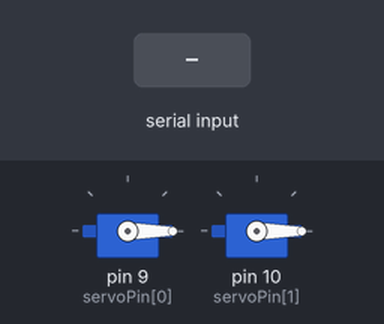
The sketch below on a simulated Arduino Uno, built with avr-gcc and run on an emulated ATmega328P. Parts: 2 × servo. The test bench sets the inputs (shaded band).

Above: at 1.2 s.
1.3 s: "90,45\n" received over Serial
At 2.1 s:
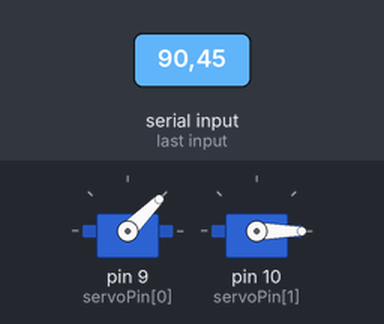
2.8 s: "30,150\n" received over Serial
At 3.8 s:
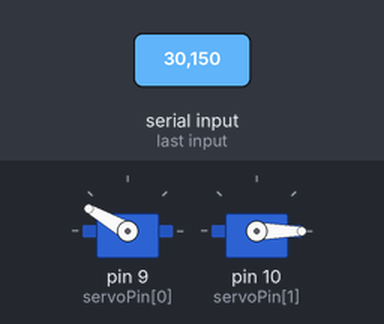
4.3 s: "90\n" received over Serial
At 5.0 s:
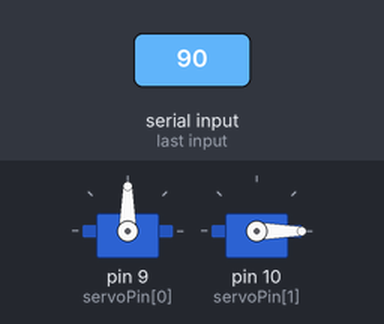
Timing chart, 0 to 7.3 s (numbered marks = the images above; inputs shaded):
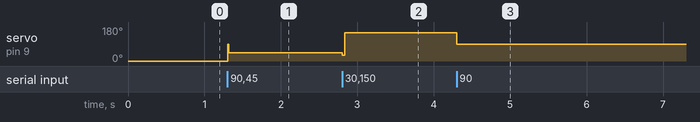

Measured:
- after the input at 1.3 s, servo on pin 9 (servoPin[0]): 0° → 45° at once
- after the input at 2.8 s, servo on pin 9 (servoPin[0]): 45° → 150° at once
- after the input at 4.3 s, servo on pin 9 (servoPin[0]): 150° → 90° at once

The sketch:

servo_serial.ino
```cpp
#include <Servo.h>

// Arduino pins
// Servos
const int servoPin [2] = {9, 10};

Servo servos [2];

// Servo degrees read from Serial
int degs [2];

// Temp variables for Serial read
char inData[32];
bool isRead = false;
int index = 0;

void setup() {
  // Initialize Servos
  for (int i = 0; i < 2; ++i) {
    servos[i].attach(servoPin[i]);
  }
  // Open Serial
  Serial.begin(9600);
}

void loop() {
  // Read from Serial
  readSerialStr(degs, 2);

  // Wrtie degrees to servos
  for (int i = 0; i < 2; ++i) {
    servos[i].write(degs[i]);
  }

  // waits for the servo to get there
  delay(15);
}

void readSerialStr(int data [], int size) {
  if (Serial.available() > 0) {
    char incomingByte = Serial.read();
    while (incomingByte != '\n' && isDigit(incomingByte)) {
      isRead = true;
      inData[index] = incomingByte;
      index++;
      incomingByte = Serial.read();
    }
    inData[index] = '\0';
  }

  if (isRead) {
    char data1_char[4];
    char data2_char[4];

    data1_char[0] = inData[0];
    data1_char[1] = inData[1];
    data1_char[2] = inData[2];
    data1_char[3] = '\0';

    data2_char[0] = inData[3];
    data2_char[1] = inData[4];
    data2_char[2] = inData[5];
    data2_char[3] = '\0';

    data [0] = atoi(data1_char);
    data [1] = atoi(data2_char);

    isRead = false;
    index = 0;
  }
}
```
